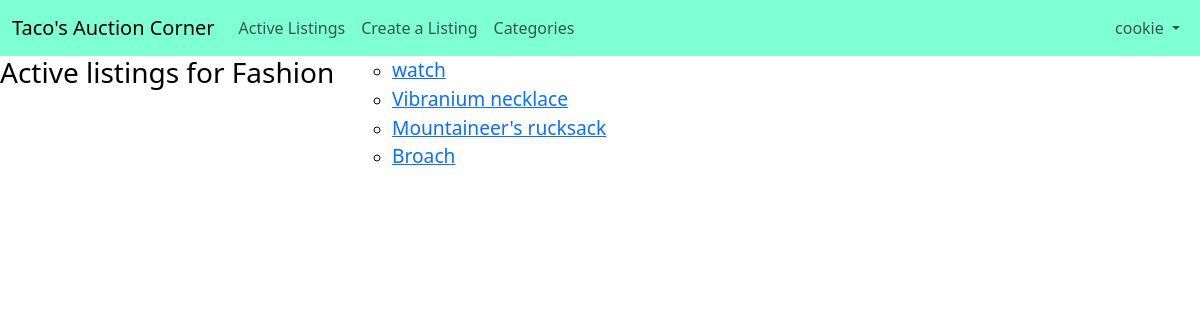
Page /categorylist/FASHION/ (signed in) on the committed database.
### auctions/models.py (models this page shows, shortened)
class User(AbstractUser):
    first_name = models.CharField(max_length=64)
    last_name = models.CharField(max_length=64)

class Listing(models.Model):
    user = models.ForeignKey(User, on_delete=models.CASCADE, related_name="listings")
    title = models.CharField(max_length=64)
    description = models.CharField(max_length=1000)
    starting_bid = models.IntegerField()
    current_price = models.IntegerField(default = starting_bid)
    image_url = models.URLField(default="No image provided")
    state = [("A", "Active"), ("D", "Deactive")]
    status = models.CharField(max_length=8, choices=state, default="A")
    CATEGORY_CHOICES = [
        ("ANTIQUES", "Antiques"),
        ("AUTOMOBILES", "Automobiles"),
        ("BOOKS", "Books/Textbooks",),
        ("ELECTRONICS", "Electronics",),
        ('FASHION', "Fashion",),
        ("TOYS", "Toys",),
        ("HOME", "Home/Kitchen",),
        ]
    category = models.CharField(
        max_length=64,
        choices=CATEGORY_CHOICES,
        default="Not Provided"
    )
    highest_bidder = models.ForeignKey(User, on_delete=models.CASCADE, related_name="bids", null=True)

### auctions/views.py (the view)
# urls.py: path("categorylist/<str:category>/", views.catlist, name="catlist"),
@login_required(redirect_field_name=None, login_url="/login")
def catlist(request, category):
    listings = list(Listing.objects.filter(category=category, status="A"))
    return render(request, "auctions/catlist.html", {
        "listings": listings, "category": category.capitalize()
    })

### auctions/templates/auctions/catlist.html (shortened to what this page needs)
{% extends "auctions/layout.html" %}
{% block body %}
    <div class="active-listings">
        <h3>Active listings for {{ category }}</h3>
        <ul class="cats">
            {% for c in listings %}
                <li><a class="category-items" href="{% url 'listing' c.id %}">{{ c.title }}</a></li>
            {% endfor %}
        </ul>
    </div>
{% endblock %}

### auctions/templates/auctions/layout.html (shortened to what this page needs)
{% load static %}
<!DOCTYPE html>
<html lang="en">
    <head>
        <link href="https://cdn.jsdelivr.net/npm/bootstrap@5.3.0/dist/css/bootstrap.min.css" rel="stylesheet">
        <link href="{% static 'auctions/styles.css' %}" rel="stylesheet">
    </head>
    <body>
        <nav class="navbar navbar-expand-lg navbar-light" style="background-color:aquamarine;">
          <div class="container-fluid">
            <a class="navbar-brand" href="#">Taco's Auction Corner</a>
            <div class="collapse navbar-collapse" id="navbarSupportedContent">
              <ul class="navbar-nav me-auto mb-2 mb-lg-0">
                <div id="partition">
                  <div id="partition-1">
                    <li class="nav-item">
                      <a class="nav-link" aria-current="page" href="{% url 'index' %}">Active Listings</a>
                    </li>
                    {% if user.is_authenticated %}
                      <li class="nav-item">
                        <a class="nav-link" href="{% url 'addlisting' %}">Create a Listing</a>
                      </li>
                      <li class="nav-item">
                        <a class="nav-link" href="{% url 'categories' %}">Categories</a>
                      </li>
                    {% endif %}
                  </div>
                  <div id="partition-2">
                    {% if user.is_authenticated %}
                      <li class="nav-item dropdown">
                        <a class="nav-link dropdown-toggle" href="#" id="navbarDropdown" role="button" data-bs-toggle="dropdown" aria-expanded="false">
                          {{ user.username }}
                        </a>
                      </li>
                    {% endif %}
                  </div>
                </div>
              </ul>
            </div>
          </div>
        </nav>
        {% block body %}
        {% endblock %}
    </body>
</html>

### auctions/static/auctions/styles.css (style rules this page uses)
body { color: black; }
ul.navbar-nav { width: 100%; }
#partition { display: flex; justify-content: space-between; width: 100%; }
#partition-1 { display: flex; }
.active-listings { display: grid; width: 90%; }
ul.cats { list-style-type: circle; }
.category-items { font-size: larger; }
@media screen and (min-width: 1000px) { .active-listings { grid-auto-rows: minmax(20%, auto); grid-template-columns: 1fr 1fr 1fr; } }

### rows in the picture
User: username "cookie"
Listing: title "watch"
Listing: title "Vibranium necklace"
Listing: title "Mountaineer's rucksack"
Listing: title "Broach"

### other values in the picture
{{ category }} "Fashion"
